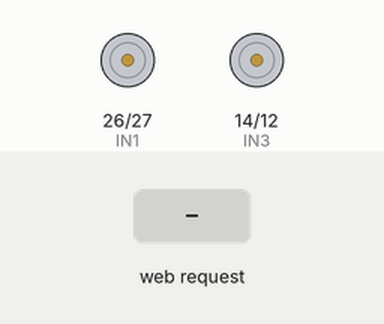
This program was run on a simulated ESP32. On the bench: motor-driver pin pairs drawn as motors (green arrow = first pin HIGH = forward, orange = second pin HIGH = backward, longer = more drive, scaled by the enable pin). The test bench sets the inputs (shaded band). WiFi joins after 1.5 s; servers stay silent unless stated; what the program prints to the serial monitor is not drawn.

Above: at 2.7 s.
2.8 s: HTTP request GET /maju received
At 3.7 s:
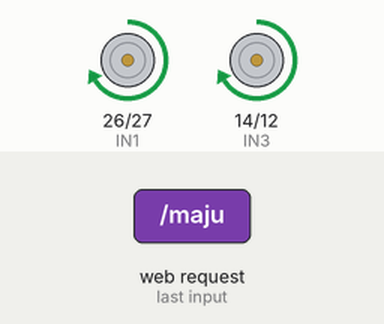
4.3 s: HTTP request GET /mundur received
At 4.9 s:
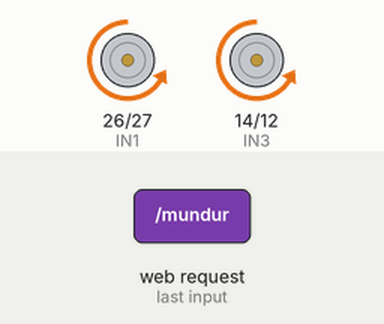
5.8 s: HTTP request GET /kiri received
At 7.0 s:
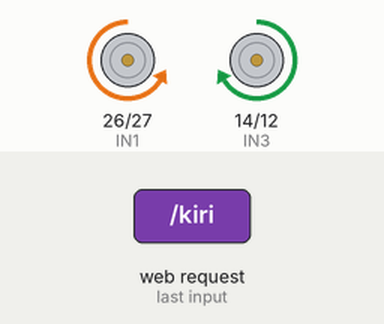
7.3 s: HTTP request GET /kanan received
At 8.3 s:
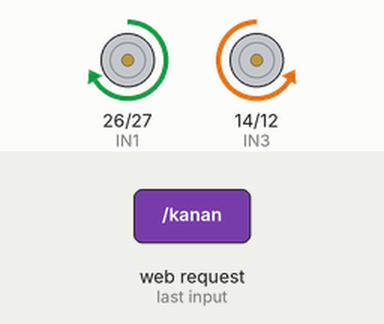
8.8 s: HTTP request GET /stop received
At 9.5 s:
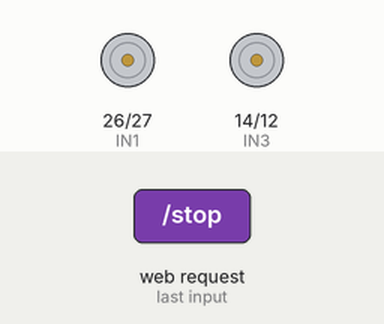
Timing chart, 0 to 11.3 s (numbered marks = the images above; inputs shaded):
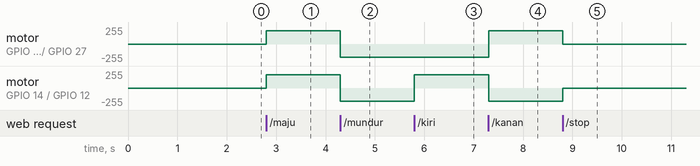

The program:

main.cpp
```cpp
#include <Arduino.h>
#include <WiFi.h> // Pustaka yang kita gunakan untuk semua fungsi WiFi

// =======================================================
//          !!! GANTI DENGAN KREDENSIAL WIFI ANDA !!!
// =======================================================
const char *ssid = "Mobil_IoRT_GACOR";
const char *password = "1234567890";
// =======================================================

// Membuat objek server yang akan berjalan di port 80 (port standar untuk web)
WiFiServer server(80);

// =======================================================
// KONFIGURASI PIN DAN FUNGSI GERAKAN (TIDAK BERUBAH)
// =======================================================
#define ENA 25
#define IN1 26
#define IN2 27
#define ENB 13
#define IN3 14
#define IN4 12

// Kita tambahkan Serial.println di setiap fungsi agar bisa dipantau di Serial Monitor
void maju()
{
  Serial.println("Request diterima: MAJU");
  digitalWrite(IN1, HIGH);
  digitalWrite(IN2, LOW);
  digitalWrite(IN3, HIGH);
  digitalWrite(IN4, LOW);
}
void mundur()
{
  Serial.println("Request diterima: MUNDUR");
  digitalWrite(IN1, LOW);
  digitalWrite(IN2, HIGH);
  digitalWrite(IN3, LOW);
  digitalWrite(IN4, HIGH);
}
void belokKanan()
{
  Serial.println("Request diterima: KANAN");
  digitalWrite(IN1, HIGH);
  digitalWrite(IN2, LOW);
  digitalWrite(IN3, LOW);
  digitalWrite(IN4, HIGH);
}
void belokKiri()
{
  Serial.println("Request diterima: KIRI");
  digitalWrite(IN1, LOW);
  digitalWrite(IN2, HIGH);
  digitalWrite(IN3, HIGH);
  digitalWrite(IN4, LOW);
}
void berhenti()
{
  Serial.println("Request diterima: STOP");
  digitalWrite(IN1, LOW);
  digitalWrite(IN2, LOW);
  digitalWrite(IN3, LOW);
  digitalWrite(IN4, LOW);
}
// =======================================================

void setup()
{
  Serial.begin(115200);

  // Setup pin motor (sama seperti sebelumnya)
  pinMode(ENA, OUTPUT);
  pinMode(IN1, OUTPUT);
  pinMode(IN2, OUTPUT);
  pinMode(ENB, OUTPUT);
  pinMode(IN3, OUTPUT);
  pinMode(IN4, OUTPUT);
  analogWrite(ENA, 200);
  analogWrite(ENB, 200);
  berhenti();

  // Memulai koneksi ke WiFi
  Serial.println();
  Serial.print("Menghubungkan ke jaringan WiFi: ");
  Serial.println(ssid);
  WiFi.begin(ssid, password);

  // Menunggu hingga koneksi berhasil, dengan indikator titik-titik
  while (WiFi.status() != WL_CONNECTED)
  {
    delay(500);
    Serial.print(".");
  }

  // Memberi tahu kita jika koneksi berhasil dan menampilkan alamat IP robot
  Serial.println("\nWiFi terhubung!");
  Serial.print("Alamat IP Robot: ");
  Serial.println(WiFi.localIP()); // INI ADALAH ALAMAT WEB SERVER ANDA!

  // Memulai server
  server.begin();
}

void loop()
{
  WiFiClient client = server.available(); // Cek apakah ada browser yang connect
  if (!client)
  {
    return; // Jika tidak ada, ulangi loop
  }

  // Tunggu hingga client mengirim data (request HTTP)
  while (!client.available())
  {
    delay(1);
  }

  // Baca baris pertama dari request (misal: "GET /maju HTTP/1.1")
  String request = client.readStringUntil('\r');
  client.flush(); // Bersihkan sisa data dari client

  // Cek request URL untuk menentukan gerakan
  if (request.indexOf("/maju") != -1)
  {
    maju();
  }
  else if (request.indexOf("/mundur") != -1)
  {
    mundur();
  }
  else if (request.indexOf("/kiri") != -1)
  {
    belokKiri();
  }
  else if (request.indexOf("/kanan") != -1)
  {
    belokKanan();
  }
  else if (request.indexOf("/stop") != -1)
  {
    berhenti();
  }

  // Kirim Halaman Web (HTML) sebagai respons ke browser
  client.println("HTTP/1.1 200 OK");
  client.println("Content-Type: text/html");
  client.println("Connection: close"); // Tutup koneksi setelah respons selesai
  client.println();                    // Baris kosong wajib setelah header
  client.println("<!DOCTYPE HTML>");
  client.println("<html><head><title>Kontrol Mobil IoRT</title><meta name='viewport' content='width=device-width, initial-scale=1, user-scalable=no'></head>");
  client.println("<body style='font-family: Arial; text-align: center; background-color: #282c34; color: white;'>");
  client.println("<h1>Kontrol Mobil IoRT via WiFi</h1>");
  client.println("<p><a href='/maju'><button style='font-size: 24px; padding: 20px 40px; margin: 5px; width: 200px; background-color: #61afef;'>MAJU</button></a></p>");
  client.println("<p>");
  client.println("<a href='/kiri'><button style='font-size: 24px; padding: 20px 40px; margin: 5px; width: 200px; background-color: #c678dd;'>KIRI</button></a>");
  client.println("<a href='/stop'><button style='font-size: 24px; padding: 20px 40px; margin: 5px; width: 200px; background-color: #e06c75;'>STOP</button></a>");
  client.println("<a href='/kanan'><button style='font-size: 24px; padding: 20px 40px; margin: 5px; width: 200px; background-color: #c678dd;'>KANAN</button></a>");
  client.println("</p>");
  client.println("<p><a href='/mundur'><button style='font-size: 24px; padding: 20px 40px; margin: 5px; width: 200px; background-color: #98c379;'>MUNDUR</button></a></p>");
  client.println("</body></html>");

  delay(1);
}
```

Measured:
- after the input at 2.8 s, motor on GPIO 26 (IN1) / GPIO 27 (IN2), motor on GPIO 14 (IN3) / GPIO 12 (IN4): stopped → forward 200/255 at once
- after the input at 4.3 s, motor on GPIO 26 (IN1) / GPIO 27 (IN2), motor on GPIO 14 (IN3) / GPIO 12 (IN4): forward 200/255 → backward 200/255 at once
- after the input at 5.8 s, motor on GPIO 14 (IN3) / GPIO 12 (IN4): backward 200/255 → forward 200/255 at once
- after the input at 7.3 s, motor on GPIO 26 (IN1) / GPIO 27 (IN2): backward 200/255 → forward 200/255 at once; motor on GPIO 14 (IN3) / GPIO 12 (IN4): forward 200/255 → backward 200/255 at once
- after the input at 8.8 s, motor on GPIO 26 (IN1) / GPIO 27 (IN2): forward 200/255 → stopped at once; motor on GPIO 14 (IN3) / GPIO 12 (IN4): backward 200/255 → stopped at once
